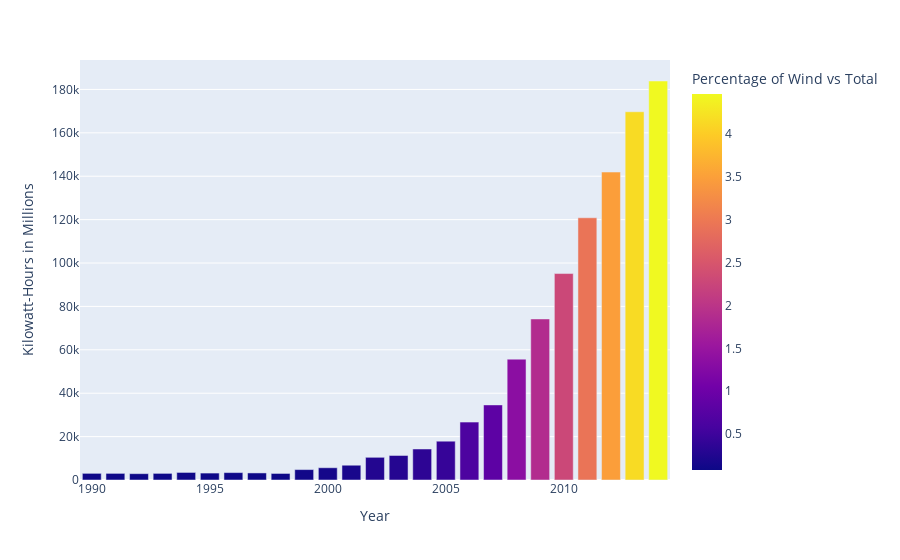

This figure's notebook cell:
### Code cell
wind = px.bar(wind_results, x='year', y='quantity', labels={'quantity':'Kilowatt-Hours in Millions', 'year':'Year', 
              'wind_as_per':'Percentage of Wind vs Total'}, hover_data=['wind_as_per'], color='wind_as_per')

wind.show()

### Figure 1 — Plotly figure (JSON) as saved in the notebook; plotly's stock layout.template omitted (floating-point values rounded to 4 significant figures)
{"data": [{"alignmentgroup": "True", "customdata": [[4.461], [4.146], [3.481], [2.924], [2.289], [1.866], [1.341], [0.8257], [0.651], [0.4374], [0.3567], [0.2883], [0.2687], [0.1821], [0.148], [0.1305], [0.08373], [0.09345], [0.09844], [0.09475], [0.1066], [0.09508], [0.09416], [0.0989], [0.1012]], "hoverlabel": {"namelength": 0}, "hovertemplate": "Year=%{x}<br>Kilowatt-Hours in Millions=%{y}<br>Percentage of Wind vs Total=%{marker.color}", "legendgroup": "", "marker": {"color": [4.461, 4.146, 3.481, 2.924, 2.289, 1.866, 1.341, 0.8257, 0.651, 0.4374, 0.3567, 0.2883, 0.2687, 0.1821, 0.148, 0.1305, 0.08373, 0.09345, 0.09844, 0.09475, 0.1066, 0.09508, 0.09416, 0.0989, 0.1012], "coloraxis": "coloraxis"}, "name": "", "offsetgroup": "", "orientation": "v", "showlegend": false, "textposition": "auto", "type": "bar", "x": [2014, 2013, 2012, 2011, 2010, 2009, 2008, 2007, 2006, 2005, 2004, 2003, 2002, 2001, 2000, 1999, 1998, 1997, 1996, 1995, 1994, 1993, 1992, 1991, 1990], "xaxis": "x", "y": [183892, 169713, 141922, 120854, 95148, 74226, 55696, 34603, 26676, 17881, 14291, 11300, 10459, 6806, 5650, 4802, 3018, 3254, 3410, 3196, 3483, 3053, 2917, 3051, 3066], "yaxis": "y"}], "layout": {"barmode": "relative", "coloraxis": {"colorbar": {"title": {"text": "Percentage of Wind vs Total"}}, "colorscale": [[0, "#0d0887"], [0.1111, "#46039f"], [0.2222, "#7201a8"], [0.3333, "#9c179e"], [0.4444, "#bd3786"], [0.5556, "#d8576b"], [0.6667, "#ed7953"], [0.7778, "#fb9f3a"], [0.8889, "#fdca26"], [1, "#f0f921"]]}, "legend": {"tracegroupgap": 0}, "margin": {"t": 60}, "xaxis": {"anchor": "y", "domain": [0, 1], "title": {"text": "Year"}}, "yaxis": {"anchor": "x", "domain": [0, 1], "title": {"text": "Kilowatt-Hours in Millions"}}}}
